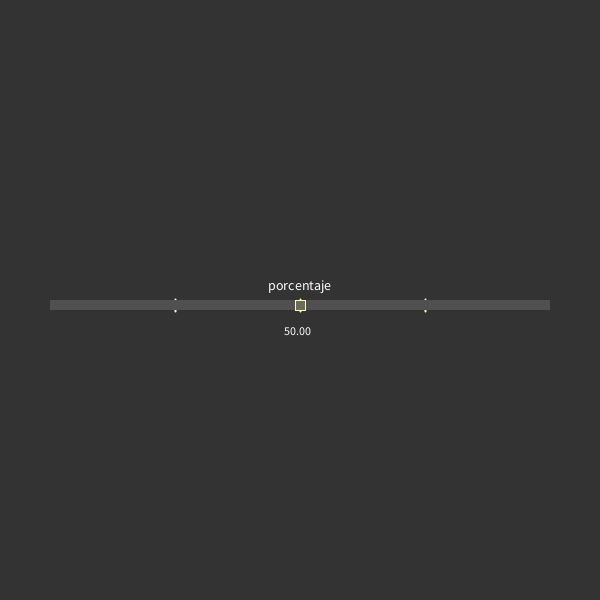
Frame 1 (no input)
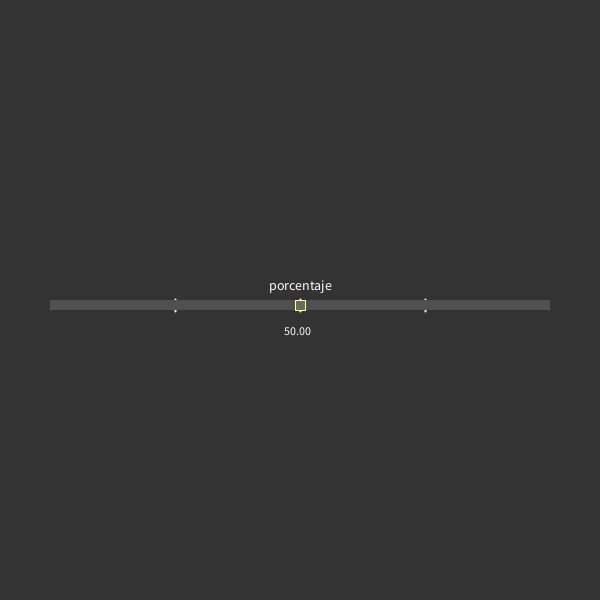
Frame 60 (the mouse pressed at the canvas centre just before this capture)
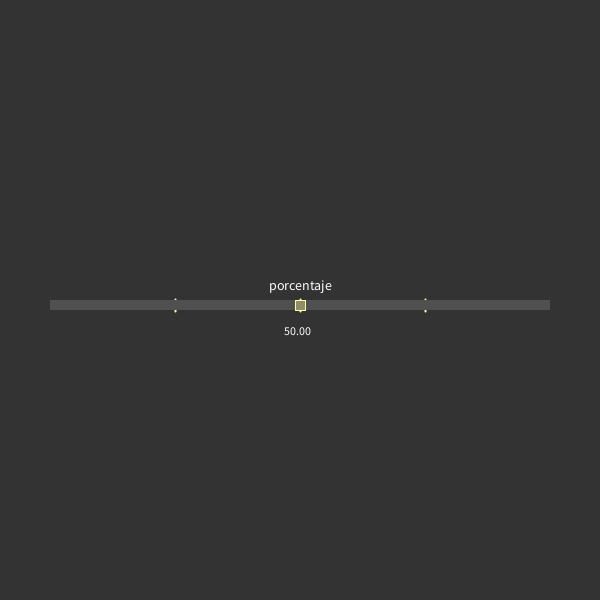
Frame 120 (the mouse held since frame 60 and released just before this capture)

The Processing sketch that drew these frames (run headless with seeded random() and noise(); from frame 60 on, the mouse is pressed at the canvas centre):

// Processing sketch: E_sliderSimple
// ── E_sliderSimple.pde
/*
sketch para mostrar el uso de un slider 
 
ph.d. franklin hernández-castro | tec costa rica | HfG gmuend | junio 2022
www.skizata.com
*/

SliderSimple miSlider;

// SETUP() ------------------------------------------------
void setup(){
  size (600,600);
  // SliderSimple (float _x, float _y, float _aC, float _at, float _vMin, float _vMx, float _vI, String _mT)
  miSlider = new SliderSimple (50, 300, 500, 10, 0, 100, 50, "porcentaje");
} // end setup()


// DRAW() ------------------------------------------------
void draw (){ 
  background(51);
  miSlider.display();
} // end draw()


// EVENTOS ------------------------------------------------
void mousePressed() {
    miSlider.atrapandome();
}

void mouseDragged() {
    miSlider.arrastrandome();
}

void mouseReleased(){
    miSlider.soltandome();
}

// ── sliderSimple.pde
/*
slider simple diseñado para uso general

ph.d. franklin hernández-castro | tec costa rica | HfG gmuend | junio 2022
www.skizata.com
*/


class SliderSimple {
  
  //variables globales al objeto ------------------
  float miX, miY, miAncho, miAlto;
  float miValorMinimo, miValorMaximo, miValorInicial;
  String miTitulo;
  float posBotonX, miValorActual, offsetX;
  boolean estaEncima, estaCapturado;
  int tamagnoDeTexto;

  // constructor -----------------------------------
  SliderSimple (float _x, float _y, float _aC, float _at, float _vMin, float _vMx, float _vI, String _mT) {
    miX = _x;
    miY = _y;
    miAncho = _aC;
    miAlto = _at;
    miValorMinimo = _vMin;
    miValorMaximo = _vMx;
    miValorInicial = _vI;
    miTitulo = _mT;
    miValorActual = miValorInicial;
    tamagnoDeTexto=14;

    //la posición horizontal del botón es siempre una relación de su valor y el ancho del slider
    posBotonX = map(miValorInicial, miValorMinimo, miValorMaximo, miX, miX+miAncho);

    // variables para arrastrar y soltar el botón del slider
    estaEncima  = false;
    estaCapturado = false;
    offsetX = 0;
  }


  // métodos -----------------------------------
  void display() {
    // verifica si el mouse esta cerca del boton y cambia su estado al hober
    float distancia = dist(posBotonX, miY+miAlto/2, mouseX, mouseY);
    if (distancia < miAlto) estaEncima = true;
    else estaEncima = false;

    // dibuja las líneas de los cuartos del slider
    fill(255, 255, 255, 150);
    stroke(255, 255, 155);
    strokeWeight(2);
    float primerCuarto = miAncho * 0.25;
    float mitad = miAncho * 0.5;
    float tercerCuarto = miAncho * 0.75;
    line(miX + primerCuarto, miY - 1, miX + primerCuarto, miY + miAlto + 1);
    line(miX + mitad, miY - 1, miX + mitad, miY + miAlto + 1);
    line(miX + tercerCuarto, miY - 1, miX + tercerCuarto, miY + miAlto + 1);

    // dibujando el rectángulo de fondo
    noStroke();
    fill(80, 80, 80);
    rect(miX, miY, miAncho, miAlto);

    // dibujando el boton del slider
    fill(255, 255, 155, 40);
    if (estaEncima) fill(255, 255, 155, 90);
    strokeWeight(1);
    stroke(255, 255, 155);
    rect(posBotonX - miAlto/2, miY, miAlto, miAlto);

    // dibujando el título del slider
    noStroke();
    textSize(tamagnoDeTexto);
    fill(250, 250, 250);
    textAlign(CENTER);
    text(miTitulo, miX + (miAncho / 2), miY - 10);

    // dibujando el valor
    textSize(tamagnoDeTexto-2);
    textAlign(CENTER);
    text(nf(miValorActual, 0, 2), posBotonX-3, miY + miAlto + 25);
  } // end display()


  // eventos -----------------------------------

  void atrapandome () {
    if (estaEncima) {
      estaCapturado  = true;
      offsetX = mouseX-posBotonX;
    } else {
      estaCapturado = false;
    }
  }

  void arrastrandome () {
    if (estaCapturado) {
      posBotonX = mouseX + offsetX;
      // definiendo los límites horizontales del slider
      if (posBotonX < miX ) posBotonX = miX;
      if (posBotonX > miX  + miAncho) posBotonX = miX  + miAncho;
      // posicionando el botón de slider en su lugar
      miValorActual = map(posBotonX, miX, miX + miAncho, miValorMinimo, miValorMaximo);
    }
  }

  void soltandome () {
    estaCapturado = false;
  }
} // end class SliderSimple
